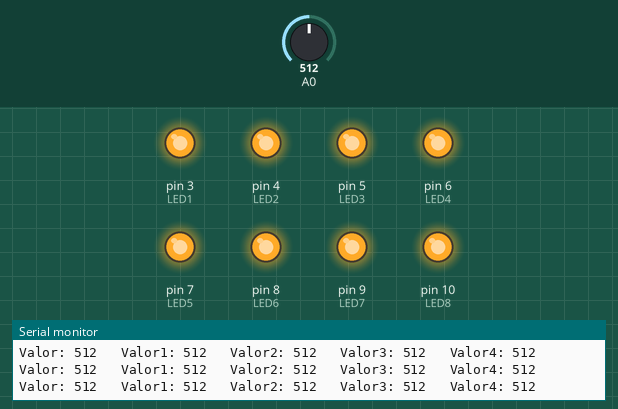
Bench run of a sketch on a simulated Arduino Uno, built with avr-gcc and run on an emulated ATmega328P. On the bench: output pins drawn as LEDs (lit = HIGH), the last lines printed to the serial monitor. Inputs (shaded band) come from the test bench; at power-on: A0 = 512.

Above: at 1.2 s.
1.3 s: A0 set to 90
At 2.2 s:
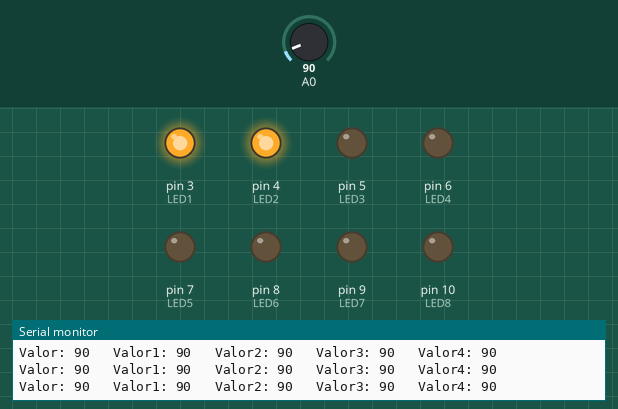
2.8 s: A0 set to 110
At 3.6 s:
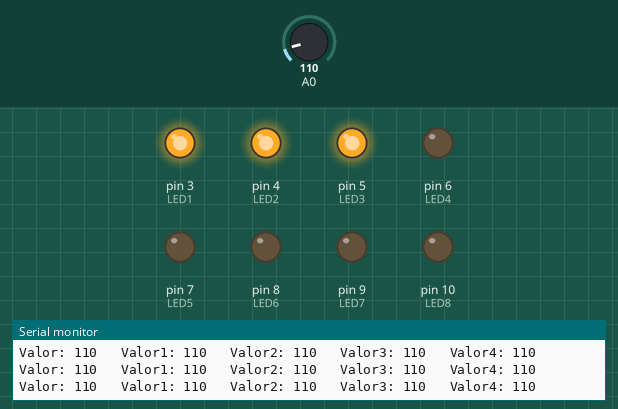
4.4 s: A0 set to 40
At 5.7 s:
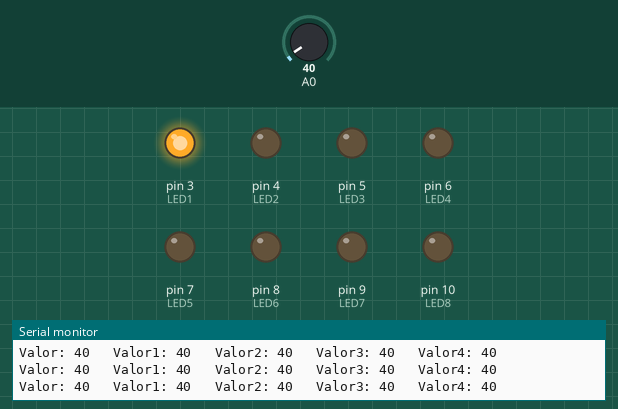
6.0 s: A0 set to 11
7.5 s: A0 set to 8
10.5 s: A0 set to 210
At 11.0 s:
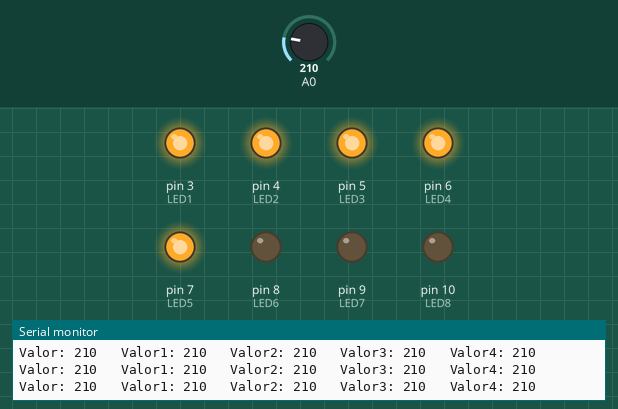
Timing chart, 0 to 13.0 s (numbered marks = the images above; inputs shaded):
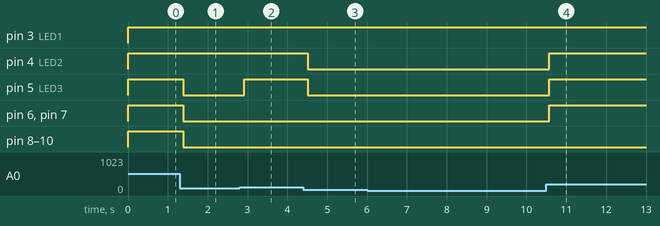

The sketch:

luces_led.ino
```cpp
//Declaramos los leds

int LED1 = 3;

int LED2 = 4;

int LED3 = 5;

int LED4 = 6;

int LED5 = 7;

int LED6 = 8;

int LED7 = 9;

int LED8 = 10;


//Las variables que usaremos para el silencio

int Valor;

int Valor1;

int Valor2;

int Valor3;

int Valor4;


//Configuramos los pines y el serial para poder visualizar la entrada analogica

void setup (){

 Serial.begin(9600);

 pinMode(LED1,OUTPUT);

 pinMode(LED2,OUTPUT);

 pinMode(LED3,OUTPUT);

 pinMode(LED4,OUTPUT);

 pinMode(LED5,OUTPUT);

 pinMode(LED6,OUTPUT);

 pinMode(LED7,OUTPUT);

 pinMode(LED8,OUTPUT);

}


void loop (){

  //Leemos el valor

 Valor = analogRead(A0);

 //Transferimos los valores para saber cual era el estado anterior

 Valor4 = Valor3;

 Valor3 = Valor2;

 Valor2 = Valor1;

 Valor1 = Valor;


//Visualizamos los valores en Serial Monitor

 Serial.print("Valor: ");

 Serial.print(Valor);

 Serial.print("\t Valor1: ");

 Serial.print(Valor1);

 Serial.print("\t Valor2: ");

 Serial.print(Valor2);

 Serial.print("\t Valor3: ");

 Serial.print(Valor3);

 Serial.print("\t Valor4: ");

 Serial.println(Valor4);


 //Condicionamos que si el programa lee 4 veces seguidas 0 que se apagen los leds, si no ponemos esto los leds parpadearan mucho

if (Valor1+Valor2+Valor3+Valor4==0){

  digitalWrite(LED1,LOW);

  digitalWrite(LED2,LOW);

  digitalWrite(LED3,LOW);

  digitalWrite(LED4,LOW);

  digitalWrite(LED5,LOW);

  digitalWrite(LED6,LOW);

  digitalWrite(LED7,LOW);

  digitalWrite(LED8,LOW);

}

//Encendemos los leds segun el valor de entrada. En este caso la salida de mi pc como mucho me llega a 400 asi que lo dividimos entre ocho leds.

else{

 if (Valor>0){

   digitalWrite(LED1, HIGH);

 }

 else{

   digitalWrite(LED1, LOW);

 }


 if (Valor>50){

   digitalWrite(LED2, HIGH);

 }

 else{

   digitalWrite(LED2, LOW);

 }

 if (Valor>100){

   digitalWrite(LED3, HIGH);

 }

 else{

   digitalWrite(LED3, LOW);

 }


 if (Valor>150){

   digitalWrite(LED4, HIGH);

 }

 else{

   digitalWrite(LED4, LOW);

 }


 if (Valor>200){

   digitalWrite(LED5, HIGH);

 }

 else{

   digitalWrite(LED5, LOW);

 }


 if (Valor>250){

   digitalWrite(LED6, HIGH);

 }

 else{

   digitalWrite(LED6, LOW);

 }


 if (Valor>300){

   digitalWrite(LED7, HIGH);

 }

 else{

   digitalWrite(LED7, LOW);

 }


 if (Valor>350){

   digitalWrite(LED8, HIGH);

 }

 else{

   digitalWrite(LED8, LOW);

}

}

}
```

Measured:
- after the input at 1.3 s, pin 5 (LED3), pin 6 (LED4), pin 7 (LED5), pin 8 (LED6), pin 9 (LED7), pin 10 (LED8): HIGH → LOW after 0.08 s
- after the input at 2.8 s, pin 5 (LED3): LOW → HIGH after 0.12 s
- after the input at 4.4 s, pin 4 (LED2), pin 5 (LED3): HIGH → LOW after 0.11 s
- after the input at 10.5 s, pin 4 (LED2), pin 5 (LED3), pin 6 (LED4), pin 7 (LED5): LOW → HIGH after 0.07 s
